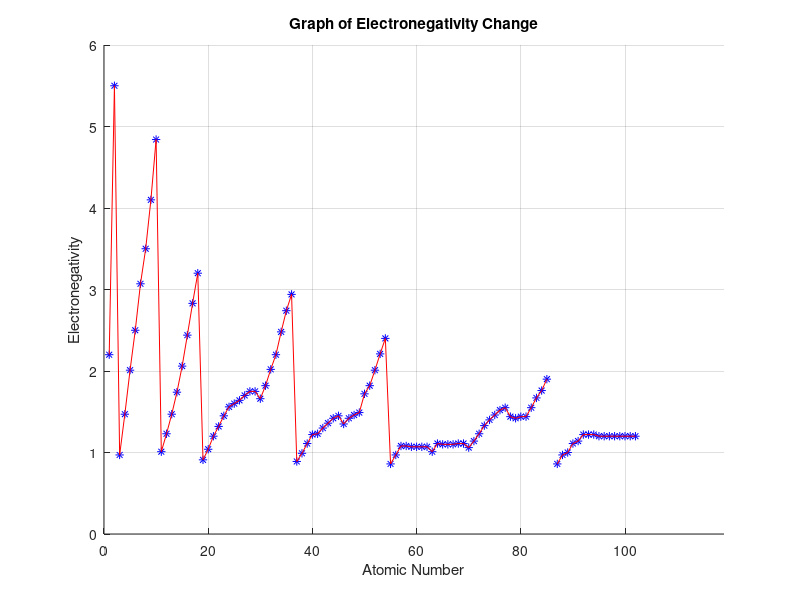

MATLAB code for this plot:
e1 = [2.2 5.5 0.97 1.47 2.01 2.5 3.07 3.5 4.1 4.84 1.01 1.23 1.47 1.74 2.06 2.44 2.83 3.2 0.91 1.04 1.2 1.32 1.45 1.56 1.6 1.64 1.7 1.75 1.75 1.66 1.82 2.02 2.2 2.48 2.74 2.94 0.89 0.99 1.11 1.22 1.23 1.3 1.36 1.42 1.45 1.35 1.42 1.46 1.49 1.72 1.82 2.01 2.21 2.4 0.86 0.97 1.08 1.08 1.07 1.07 1.07 1.07 1.01 1.11 1.1 1.1 1.1 1.11 1.11 1.06 1.14 1.23 1.33 1.4 1.46 1.52 1.55 1.44 1.42 1.44 1.44 1.55 1.67 1.76 1.90];
a1 = 1:1:85;

e2 = [0.86 0.97 1 1.11 1.14 1.22 1.22 1.22 1.2 1.2 1.2 1.2 1.2 1.2 1.2 1.2];
a2 = 87:1:102;

hold on
plot(a1, e1, 'b*')
plot(a1, e1, 'r')
plot(a2, e2, 'b*')
plot(a2, e2, 'r')
ylabel('Electronegativity')
xlabel('Atomic Number')
title('Graph of Electronegativity Change')
axis([0 119 0 6])
grid on;